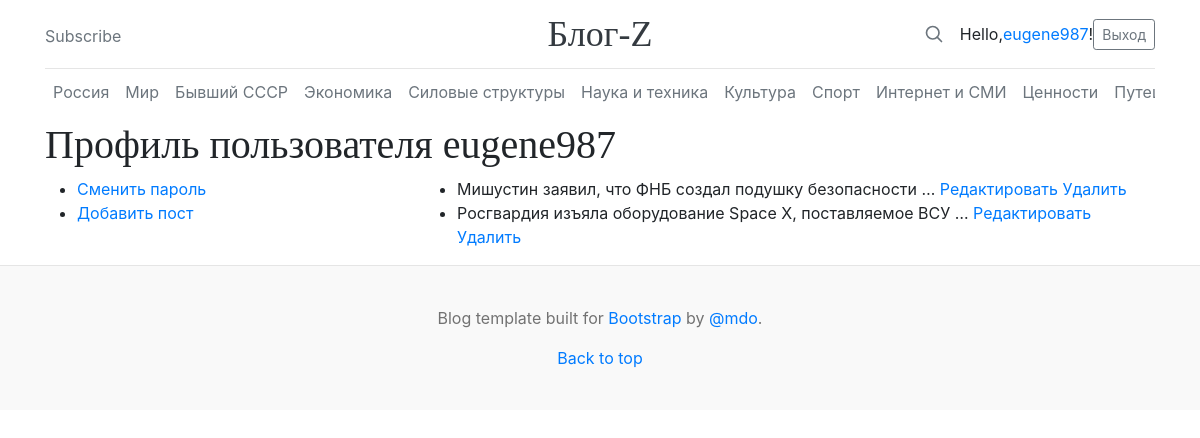
Page /accounts/profile/ (signed in) on the earlier database version.
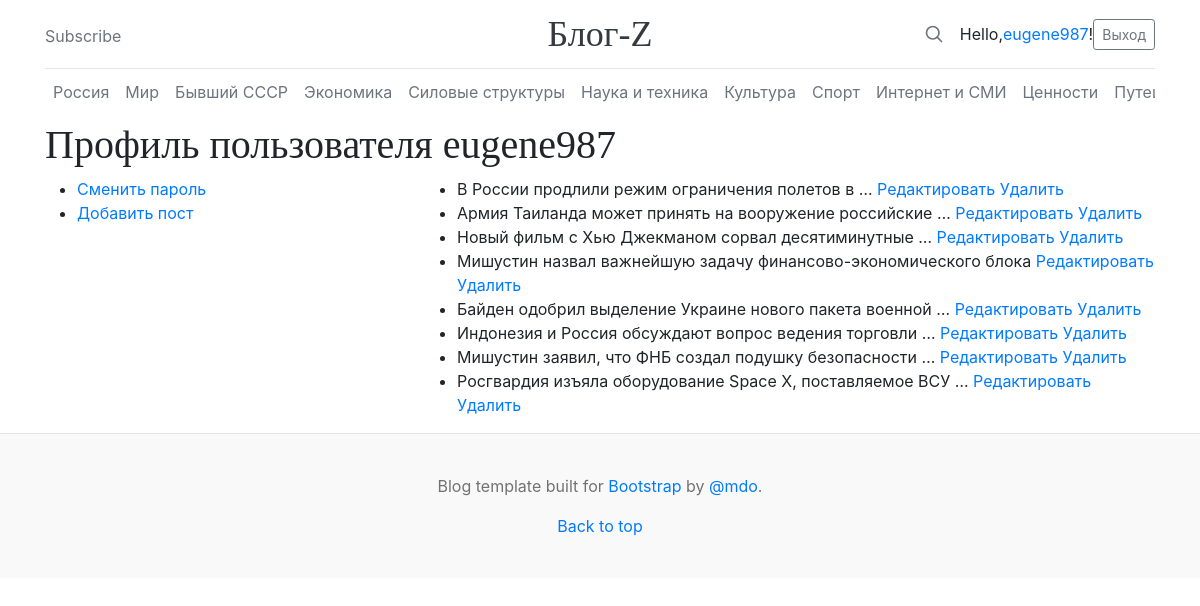
Same page on the later database version.
### blog/models.py (models this page shows, shortened)
class Post(models.Model):
    RUSSIA = '1'
    WORLD = '2'
    EX_USSR = '3'
    ECONOMY = '4'
    FORCE_STRUCTURES = '5'
    SCIENCE_AND_TECHNOLOGY = '6'
    CULTURE = '7'
    SPORT = '8'
    INTERNET_AND_MASS_MEDIA = '9'
    VALUES = '10'
    TRAVELS = '11'
    FROM_THE_LIFE = '12'
    CATEGORY = (
        (None, 'Выберите категорию'),
        (RUSSIA, 'Россия'),
        (WORLD, 'Мир'),
        (EX_USSR, 'Бывший СССР'),
        (ECONOMY, 'Экономика'),
        (FORCE_STRUCTURES, 'Силовые структуры'),
        (SCIENCE_AND_TECHNOLOGY, 'Наука и техника'),
        (CULTURE, 'Культура'),
        (SPORT, 'Спорт'),
        (INTERNET_AND_MASS_MEDIA, 'Интернет и СМИ'),
        (VALUES, 'Ценности'),
        (TRAVELS, 'Путешествия'),
        (FROM_THE_LIFE, 'Из жизни')
    )
    title = models.CharField(verbose_name='Название статьи', max_length=100)
    content = models.TextField(verbose_name='Содержание статьи')
    image = models.ImageField(
        verbose_name='Фото',
        upload_to='%Y/%m/%d/',
        blank=True
    )
    publication_date = models.DateTimeField(
        verbose_name='Дата публикации',
        default=timezone.now
    )
    owner = models.ForeignKey(User, on_delete=models.CASCADE, verbose_name='Автор')
    category = models.CharField(
        max_length=2,
        choices=CATEGORY
    )
    class Meta:
        ordering = ['-publication_date']

### blog/views.py (the view)
# urls.py: path('accounts/profile/', ProfileView.as_view(), name='profile'),
class ProfileView(ListView):
    model = Post
    template_name = 'registration/profile.html'
    def get_queryset(self):
        qs = super().get_queryset()
        user_id = User.objects.get(username=self.request.user.username)
        return qs.filter(owner=user_id)

### blog/templates/registration/profile.html
{% extends 'blog/base.html' %}
{% block content %}
<h1>Профиль пользователя {{ user.username }}</h1>
<div class="row">
    <div class="col-md-4">
        <ul>
            <li><a href="{% url 'blog:password_change' %}">Сменить пароль</a></li>
            <li><a href="{% url 'blog:post_add' %}">Добавить пост</a></li>
        </ul>
    </div>
    <div class="col-md-8">
        <ul>
            {% for post in object_list %}
                <li>
                    {{ post.title | truncatewords:7 }}
                    <a href="{% url 'blog:post_edit' post.id %}">Редактировать</a>
                    <a href="{% url 'blog:post_remove' post.id %}">Удалить</a>
                </li>
            {% endfor %}
        </ul>
    </div>
</div>
{% endblock content %}

Differences in the rows shown:
added Post: title "В России продлили режим ограничения полетов в …"
added Post: title "Армия Таиланда может принять на вооружение российские …"
added Post: title "Новый фильм с Хью Джекманом сорвал десятиминутные …"
added Post: title "Мишустин назвал важнейшую задачу финансово-экономического блока"
added Post: title "Байден одобрил выделение Украине нового пакета военной …"
added Post: title "Индонезия и Россия обсуждают вопрос ведения торговли …"
